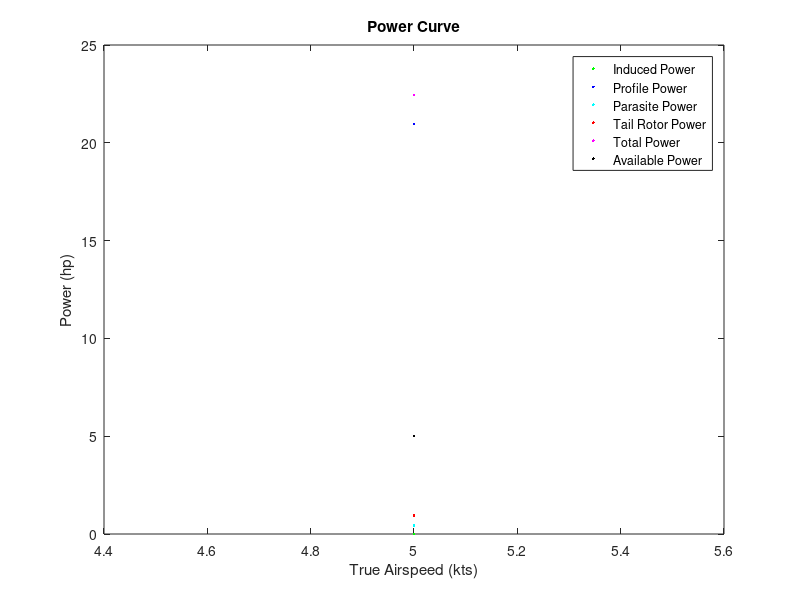
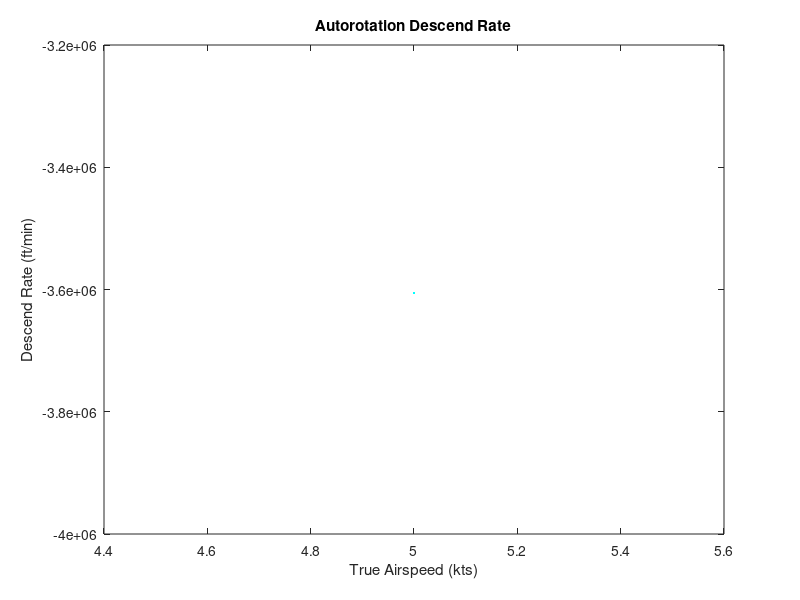
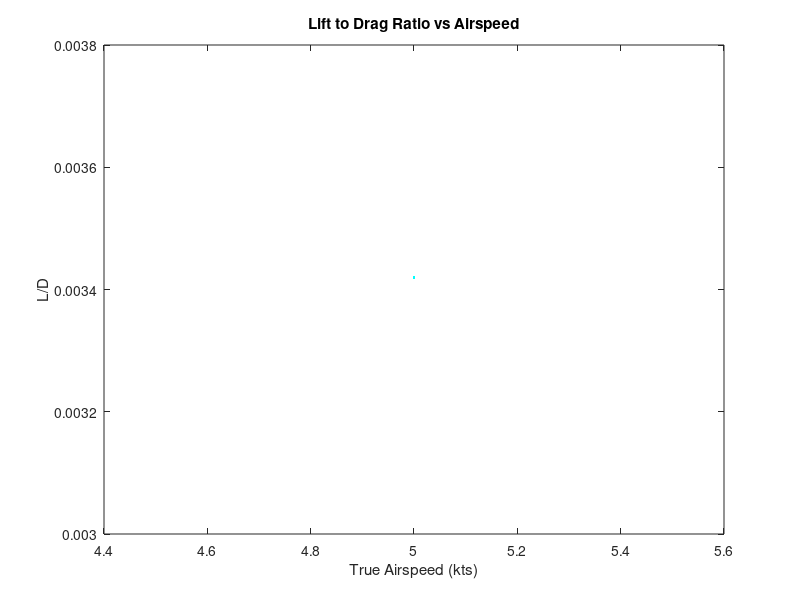
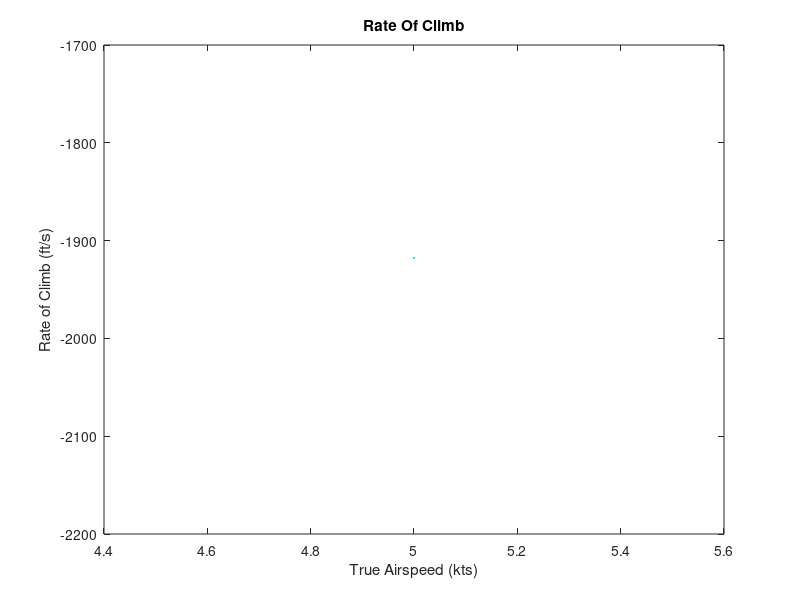

MATLAB code to generate these figures, in order:
% Single Rotor Helicopters Performance Analysis
% 
% Author: Reza Samarghandi 
% 
% rezasamarghandi@yahoo.com
%
%February 28, 2021

clear
clc
close all

minvel=input ('Minimum True Airspeed For Analysis (kts) : ');
maxvel=input ('Maximum True Airspeed For Analysis (kts) : ');
velocity=minvel:maxvel;
alfa_deg=input ('Angle Of Attack (Degrees): ');
alfa=0*pi/180; %angle of attack (rad)
velct=input ('Climb Velocity (kts) : ');
velc=velct*1.6878; %Climb Velocity in (ft/s)
rho=input ('Density Of Air in (lbs/ft^3) : ');
m=input ('Mass Of The Helicopter in (lbs) : '); 
r= input ('Radius Of The Main Rotor Blade (ft) : ');
rtr=input ('Radius Of The Tail Rotor Blade (ft) : ');
chord=input ('Chord Of The Main Rotor Blade (ft) : '); 
chordtr=input ('Chord Of The Tail Rotor Blade (ft) : ');  
nb=input ('Number Of Blades Of The Main Rotor : '); 
nbtr=input ('Number Of Blades Of The Tail Rotor : '); 
dtr=input ('Distance From The Tail Rotor Shaft To The Center Of Mass Of The Helicopter (ft) : ');  

cd0=input ('Main Rotor Blade Airfoil Drag Coefficient in Zero Angle Of Attack (cd0) : ');
cd0tr=input ('Tail Rotor Blade Airfoil Drag Coefficient in Zero Angle Of Attack (cd0 tr) : ');
g=32.17; %Gravitational Acceleration
rpm=input ('RPM of The Main Rotor : ');
rpmtr=input ('RPM of The Tail Rotor : ');
hpav=input ('Available power in hourse power : '); 
Pav=hpav*17696; %Available Power in (lb*ft^2/s^3)
mf=input ('fuel mass (lbs) : ');
sfchp=input ('specific fuel consumption (lb/(hp*h) : ');
sfc=sfchp/17696;
n=input ('Load Factor For Turn Radius (Use Maximum Load Factor To Find Minimum Turn Radius : ');
f=input ('Equivalent Flat Plate Area Of The Fuselage (ft^2) : '); 
k=input ('Induced power factor (Preferred Value is 1.15) : ');
kk=input ('Correction parameter (Preferred Value is 4.7) : '); 
omega=rpm*2*pi/60; %Main Rotor Rotational Speed (rad/s)
omegatr=rpmtr*2*pi/60; %Tail Rotor Rotational Speed (rad/s)
vtip=r*omega; %Main Rotor Blade Tip Speed (ft/s)
vtiptr=rtr*omegatr; %Tail Rotor Blade Tip Speed (ft/s)

a=pi*r^2; %Area of The Main Rotor (ft^2)
atr=pi*rtr^2; %Area of the Tail Rotor (ft^2)
sigma=nb*chord/(pi*r); %Solidity of The Main Rotor 
sigmatr=nbtr*chord/(pi*r); %Solidity of The Tail Rotor
w=m*g; %Weight of The Helicopter (lb*ft/s^2)
cw=w/(rho*a*vtip^2); %Coefficient of Weight

shp=17696; %hp to (lb*ft^2/s^3) 
Pc=w*velc; %Climb Power (lb*ft^2/s^3)
hpc=Pc/shp; %Climb Power (hp)
cpc=Pc/(rho*a*vtip^3);  %Climb Power Coefficient


for j=1:length(velocity)
v=velocity(j)*1.6878; %forward velocity in ft/s

miu=v*cos(alfa)/vtip; %Main Rotor Advance Ratio
miutr=miu*vtip/vtiptr; %Tail Rotor Advance Ratio

landa=sqrt(cw/2); %Initial Guess Of The Main Rotor Inflow Ratio

for i=1:50
    landa=miu*tan(alfa)+cw/(2*sqrt(miu^2+landa^2)); %Main Rotor Inflow Ratio
end

cpi=(k*cw^2)/(2*sqrt(miu^2+landa^2)); %Main Rotor Induced Power Coefficient
cp0=sigma*cd0/8*(1+kk*miu^2); %Main Rotor Profile Power Coefficient
cpp=0.5*f/a*miu^3; %Parasite Power Coefficient Of The Helicopter
Pi=cpi*rho*a*vtip^3; %Main Rotor Induced Power
P0=cp0*rho*a*vtip^3; %Main Rotor Profile Power
Pp=cpp*rho*a*vtip^3; %Parasite Power Of The Helicopter


ttr=(Pi+P0+Pp)/(omega*dtr); %Tail Rotor Required Thrust
cttr=ttr/(rho*atr*vtiptr^2); %Thrust Coefficient Of The Tail Rotor
landatr=sqrt(cttr/2); %Initial Guess Of The Tail Rotor Inflow Ratio

for i=1:50
    landatr=v*sin(alfa)/vtiptr+cttr/(2*sqrt(miutr^2+landatr^2)); %Tail Rotor Inflow Ratio
end

cpitr=(k*cttr^2)/(2*sqrt(miutr^2+landatr^2)); %Tail Rotor Induced Power Coefficient
cp0tr=sigmatr*cd0tr/8*(1+kk*miutr^2); %Tail Rotor Profile Power Coefficient

Pitr=cpitr*rho*atr*vtiptr^3/550; %Tail Rotor Induced Power
P0tr=cp0tr*rho*atr*vtiptr^3/550; %Tail Rotor Profile Power

Ptr=Pitr+P0tr; %Tail Rotor Power

cp= cpi+cp0+cpp+cpitr+cp0tr+cpc; %Total Required Power Coefficient
P=Pi+P0+Pp+Ptr+Pc; %Total Required Power
shp=17696;
hpi=Pi/shp; %Induced Power In HP 
hp0=P0/shp; %Profile Power In HP
hpp=Pp/shp; %Parasite Power In HP
hptr=Ptr/shp; %Tail Rotor Power In HP
hp=P/shp; %Total Required Power In HP

descend(j)=-cp/cw*vtip*60; %Vertical Autorotation Rate Of Descend (ft/min)

endurance(j)=mf/(P*sfc); %Endurance Of The Helicopter (Hour)

range(j)=mf*v/(P*sfc/3600); %Range Of The Helicopter (ft)

rc(j)=(Pav-P)/w; %Rate Of Climb ft/s


ld(j)=w*v/P; %L/D Of The Helicopter

radius(j)=v^2/(sqrt(n^2-1)*g); %Turn Radius For specific Load Factor



plot(velocity(j),hpi,'g.','DisplayName','Induced Power')
hold on

plot(velocity(j),hp0,'b.','DisplayName','Profile Power')
hold on

plot(velocity(j),hpp,'c.','DisplayName','Parasite Power')
hold on

plot(velocity(j),hptr,'r.','DisplayName','Tail Rotor Power')
hold on

plot(velocity(j),hp,'m.','DisplayName','Total Power')
hold on

plot(velocity(j),hpav,'k.','DisplayName','Available Power')
hold on
title('Power Curve')
xlabel('True Airspeed (kts)')
ylabel('Power (hp)')
legend('show')
end

figure
plot(velocity,descend,'c.')
title('Autorotation Descend Rate')
xlabel('True Airspeed (kts)')
ylabel('Descend Rate (ft/min)')

figure
plot(velocity,ld,'c.')
title('Lift to Drag Ratio vs Airspeed')
xlabel('True Airspeed (kts)')
ylabel('L/D')


figure
plot(velocity,rc,'c.')
title('Rate Of Climb')
xlabel('True Airspeed (kts)')
ylabel('Rate of Climb (ft/s)')





figure
plot(velocity,range,'c.')
title('Range Of The Helicopter')
xlabel('True Airspeed (kts)')
ylabel('Range (ft)')

figure
plot(velocity,endurance,'c.')
title('Endurance Of The Helicopter')
xlabel('True Airspeed (kts)')
ylabel('Endurance (hour)')

figure
plot(velocity,radius,'c.')
title('Turn Radius')
xlabel('True Airspeed (kts)')
ylabel('Turn Radius (ft)')

